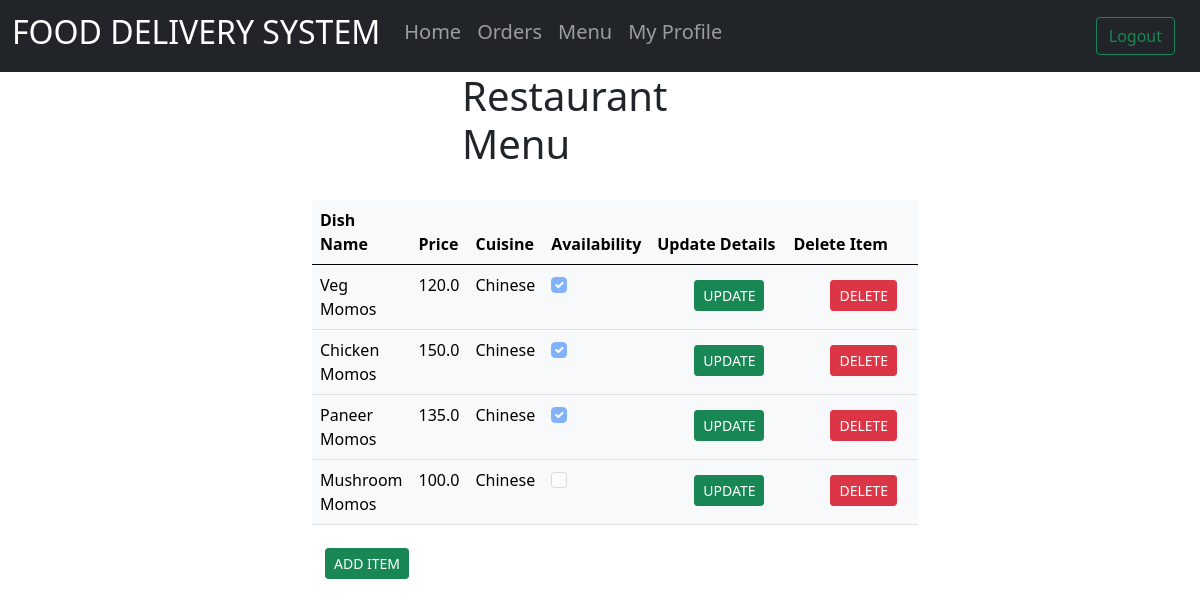
/restaurant/1/menu/ (signed in), run on the app's committed database.
### restaurants/models.py (models this page shows)
class Menu(models.Model):
    category = (('Chinese', 'Chinese'),
                ('North Indian', 'North Indian'),
                ('South Indian', 'South Indian'),
                ('Italian', 'Italian'),
                )
    res_id = models.ForeignKey(
        "Restaurant", on_delete=models.CASCADE)
    dish_name = models.CharField(max_length=255, null=True)
    price = models.FloatField(max_length=255, null=True)
    availability = models.BooleanField(default=True)
    cuisine = models.CharField(max_length=50, choices=category)

### restaurants/views.py (the view)
# urls.py: path('<int:rid>/menu/', views.menu, name="menu"),
@login_required(login_url='home')
def menu(response, rid):
    dishes = Menu.objects.filter(res_id=rid)
    return render(response, 'restaurants/menu.html', {'dishes': dishes, 'rid': rid})

### restaurants/models.py (called while the page is built)
    def __str__(self):
        return str(self.id)

### restaurants/templates/restaurants/menu.html (shortened to what this page needs)
{% extends 'restaurants/base.html' %}
{% block content %}
<div class="container col-md-3 h1">Restaurant Menu</div>
<br />
<div class="container col-md-6">
  <table class="table table-light table-hover table-click active">
    <thead>
      <tr>
        <th scope="col">Dish Name</th>
        <th scope="col">Price</th>
        <th scope="col">Cuisine</th>
        <th scope="col">Availability</th>
        <th scope="col">Update Details</th>
        <th scope="col">Delete Item</th>
      </tr>
    </thead>
    <tbody>
      <form action="" method="post">
        {%csrf_token%} {% for d in dishes%}
        <tr>
          <td>{{d.dish_name}}</td>
          <td>{{d.price}}</td>
          <td>{{d.cuisine}}</td>
          <td>
              <input
                class="form-check-input"
                type="checkbox"
                {%if d.availability%}
                checked
                {% endif %}
                disabled
              />
          </td>
          <td>
            <div class="form-check">
              <button class="btn ">
                <a class="btn btn-success btn-sm btn-block" href="{% url 'update_dish' rid=d.res_id did=d.id %}">
                  UPDATE
                </a>
            </div>
          </td>
          <td>
            <div class="form-check">
              <button
              class="btn ">
                <a class="btn btn-danger btn-sm btn-block" href="{% url 'delete_dish' rid=d.res_id did=d.id %}">
                  DELETE
                </a>
            </div>
          </td>
        </tr>
        {% endfor %}
    </tbody>
  </table>
    <button class="btn " >
      <a class="btn btn-success btn-sm btn-block" href="{% url 'add_dish' rid=rid %}">
        ADD ITEM
      </a>
    </button>
</div>
{% endblock %}

### data on the page
Menu: dish_name "Veg Momos", price "120.0", cuisine "Chinese", availability "☑"
Menu: dish_name "Chicken Momos", price "150.0", cuisine "Chinese", availability "☑"
Menu: dish_name "Paneer Momos", price "135.0", cuisine "Chinese", availability "☑"
Menu: dish_name "Mushroom Momos", price "100.0", cuisine "Chinese"
